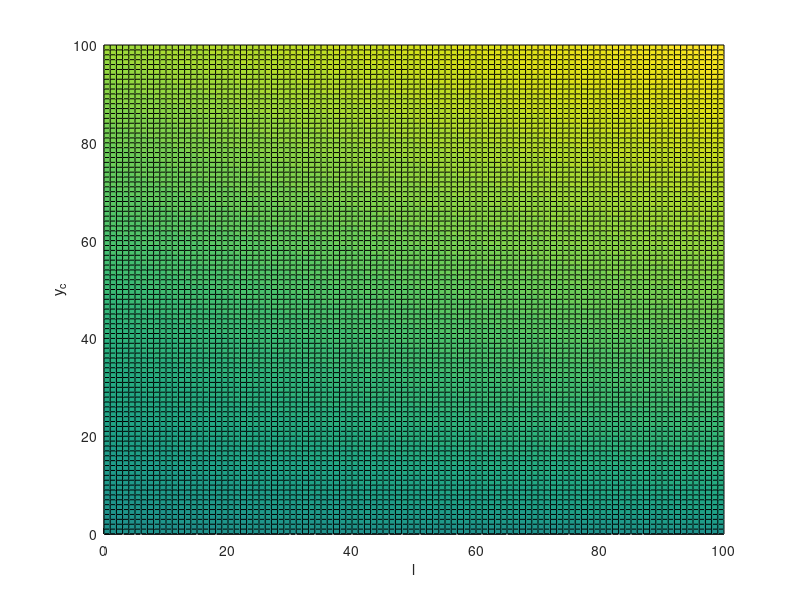

The MATLAB source for this figure:
clc
clear variables
[X,Y] = meshgrid(0:1:100,0:1:100);

Z1 = 2*(Y.*(Y+X)).^0.5;
Z2 = -2*(Y.*(Y+X)).^0.5;

hold on
surf(X,Y,Z1)
surf(X,Y,Z2)
xlabel('l')
ylabel('y_c')
zlabel('h')
grid on
